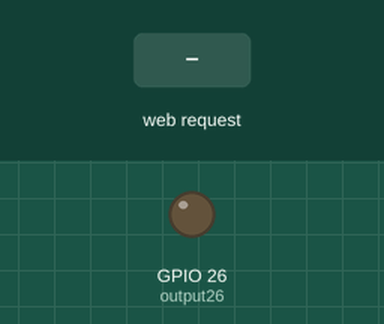
The sketch below on a simulated ESP32. On the bench: output pins drawn as LEDs (lit = HIGH). The inputs (shaded band) are chosen by the test bench. WiFi joins after 1.5 s; servers stay silent unless stated; what the sketch prints to the serial monitor is not drawn.

Above: at 2.7 s.
2.8 s: HTTP request GET /status received
At 4.0 s:
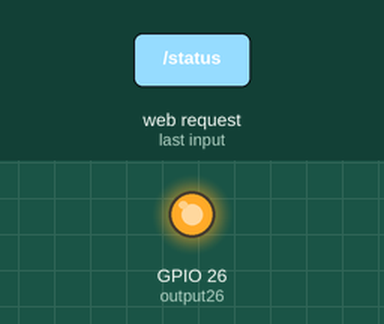
4.3 s: HTTP request GET /s1 received
5.8 s: HTTP request GET /isAuto received
Timing chart, 0 to 8.8 s (numbered marks = the images above; inputs shaded):
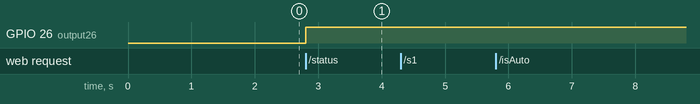

Measured:
- after the input at 2.8 s, GPIO 26 (output26): LOW → HIGH at once
- after the input at 4.3 s, every drawn part: stays the same
- after the input at 5.8 s, every drawn part: stays the same

The sketch:

server.ino
```cpp
// Load Wi-Fi library
#include <WiFi.h>

#define RXD2 16
#define TXD2 17

// Replace with your network credentials
const char* ssid = "OnePlus 8 Pro";//"OnePlus 8 Pro";//"LAPTOP-PLPLNI3L 7241";//"Home"
const char* password = "31080616a22d";//"31080616a22d";//"jinxjinx";//09021964

// Set web server port number to 80
WiFiServer server(80);

// Variable to store the HTTP request
String response, ip_address;

// Auxiliar variables to store the current output state
String output26State = "off";

// Assign output variables to GPIO pins
const int output26 = 26;

// Current time
unsigned long currentTime = millis();
// Previous time
unsigned long previousTime = 0;
// Define timeout time in milliseconds (example: 2000ms = 2s)
const long timeoutTime = 2000;
int wait30 = 30000; // time to reconnect when connection is lost.

// This is your Static IP
IPAddress local_IP(192, 168, 27, 189);
// Gateway IP address
IPAddress gateway(192, 168, 1, 1);
IPAddress subnet(255, 255, 0, 0);
IPAddress primaryDNS(8, 8, 8, 8);
IPAddress secondaryDNS(8, 8, 4, 4);

void setup() {
  Serial.begin(115200);
  Serial2.begin(9600, SERIAL_8N1, RXD2, TXD2);
  // Initialize the output variables as outputs
  pinMode(output26, OUTPUT);
  // Set outputs to LOW
  digitalWrite(output26, LOW);

  //  //Configure Static IP
  //  if(!WiFi.config(local_IP, gateway, subnet, primaryDNS, secondaryDNS))
  //  {
  //    Serial.println("Static IP failed to configure");
  //  }

  // Connect to Wi-Fi network with SSID and password
  Serial.print("Connecting to ");
  Serial.println(ssid);
  WiFi.begin(ssid, password);
  while (WiFi.status() != WL_CONNECTED) {
    delay(500);
    Serial.print(".");
  }
  // Print local IP address and start web server
  Serial.println("");
  Serial.println("WiFi connected.");
  Serial.println("IP address: ");
  ip_address = WiFi.localIP().toString();
  Serial.println(ip_address);
  server.begin();
}

void UART_SEND(unsigned long signal) {
  digitalWrite(output26, HIGH);
  Serial2.write(signal);
}

void loop() {

  // If disconnected, try to reconnect every 30 seconds.
  if ((WiFi.status() != WL_CONNECTED) && (millis() > wait30)) {
    Serial.println("Trying to reconnect WiFi...");
    WiFi.disconnect();
    WiFi.begin(ssid, password);
    wait30 = millis() + 30000;
  }
  // Check if a client has connected..
  WiFiClient client = server.available();
  if (!client) {
    return;
  }

//  Serial.print("New client: ");
//  Serial.println(client.remoteIP());

  // Espera hasta que el cliente envíe datos.
  // while(!client.available()){ delay(1); }

  /////////////////////////////////////////////////////
  // Read the information sent by the client.
  String req = client.readStringUntil('\r');
  Serial.println(req);

  // Make the client's request.
  if (req.indexOf("status") != -1)
  {
    response = "WiFi Connected: " + ip_address;
  }

  // new
  // TODO: Change to switch if possible

  if (req.indexOf("f/5") != -1) {
    UART_SEND(0x45);
    response = "FORWARD 5";
  } else if (req.indexOf("b/5") != -1) {
    UART_SEND(0x55);
    response = "BACKWARD 5";
  } else if (req.indexOf("l/5") != -1) {
    UART_SEND(0x65);
    response = "LEFT 5";
  } else if (req.indexOf("r/5") != -1) {
    UART_SEND(0x75);
    response = "RIGHT 5";
  }  else if (req.indexOf("s1") != -1)
  {
    UART_SEND(0x40); // or i just send level 0
    response = "STOP";
  } else if (req.indexOf("s2") != -1)
  {
    UART_SEND(0x60);
    response = "STRAIGHT";
  } else if (req.indexOf("isAuto") != -1) {
    UART_SEND(0x80);
    response = "IS_AUTO";
   } else if (req.indexOf("notAuto") != -1) {
    Serial.println("notAuto");
    UART_SEND(0x81);
    response = "NOT_AUTO";
   } else {
    UART_SEND(0x40); // or i just send level 0
    response = "STOP";
  }

//  if (req.indexOf("forward/1") != -1) {
//    UART_SEND(0x41);
//    response = "FORWARD 1";
//  } else if (req.indexOf("forward/2") != -1) {
//    UART_SEND(0x42);
//    response = "FORWARD 2";
//  } else if (req.indexOf("forward/3") != -1) {
//    UART_SEND(0x43);
//    response = "FORWARD 3";
//  } else if (req.indexOf("forward/4") != -1) {
//    UART_SEND(0x44);
//    response = "FORWARD 4";
//  } else if (req.indexOf("forward/5") != -1) {
//    UART_SEND(0x45);
//    response = "FORWARD 5";
//  } else if (req.indexOf("backward/1") != -1) {
//    UART_SEND(0x51);
//    response = "BACKWARD 1";
//  } else if (req.indexOf("backward/2") != -1) {
//    UART_SEND(0x52);
//    response = "BACKWARD 2";
//  } else if (req.indexOf("backward/3") != -1) {
//    UART_SEND(0x53);
//    response = "BACKWARD 3";
//  } else if (req.indexOf("backward/4") != -1) {
//    UART_SEND(0x54);
//    response = "BACKWARD 4";
//  } else if (req.indexOf("backward/5") != -1) {
//    UART_SEND(0x55);
//    response = "BACKWARD 5";
//  } else if (req.indexOf("left/1") != -1) {
//    UART_SEND(0x61);
//    response = "LEFT 1";
//  } else if (req.indexOf("left/2") != -1) {
//    UART_SEND(0x62);
//    response = "LEFT 2";
//  } else if (req.indexOf("left/3") != -1) {
//    UART_SEND(0x63);
//    response = "LEFT 3";
//  } else if (req.indexOf("left/4") != -1) {
//    UART_SEND(0x64);
//    response = "LEFT 4";
//  } else if (req.indexOf("left/5") != -1) {
//    UART_SEND(0x65);
//    response = "LEFT 5";
//  } else if (req.indexOf("right/1") != -1) {
//    UART_SEND(0x71);
//    response = "RIGHT 1";
//  } else if (req.indexOf("right/2") != -1) {
//    UART_SEND(0x72);
//    response = "RIGHT 2";
//  } else if (req.indexOf("right/3") != -1) {
//    UART_SEND(0x73);
//    response = "RIGHT 3";
//  } else if (req.indexOf("right/4") != -1) {
//    UART_SEND(0x74);
//    response = "RIGHT 4";
//  } else if (req.indexOf("right/5") != -1) {
//    UART_SEND(0x75);
//    response = "RIGHT 5";
//  } else if (req.indexOf("stop") != -1)
//  {
//    UART_SEND(0x40); // or i just send level 0
//    response = "STOP";
//  } else if (req.indexOf("straight") != -1)
//  {
//    UART_SEND(0x60);
//    response = "STRAIGHT";
//  }

  client.println("HTTP/1.1 200 OK");
  client.println("Access-Control-Allow-Origin: *");
  client.println("Content-Type: text/html");
  client.println("");
  client.println(response); //  Return status.

  client.flush();
  client.stop();
//  Serial.println("Client disconnected.");
}
```
